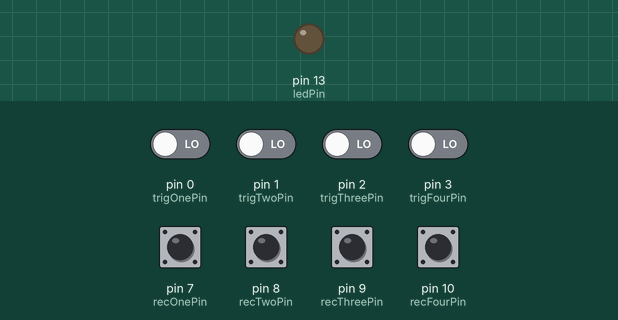
A sketch run on a simulated Arduino Uno, built for the host (arithmetic inside an expression is 32-bit, double 64-bit). On the bench: output pins drawn as LEDs (lit = HIGH). The inputs (shaded band) are chosen by the test bench; at power-on: pin 7 (recOnePin), pin 8 (recTwoPin), pin 9 (recThreePin), pin 10 (recFourPin) HIGH, pin 0 (trigOnePin), pin 1 (trigTwoPin), pin 2 (trigThreePin), pin 3 (trigFourPin) LOW.

Above: at 2.2 s.
2.3 s: pin 0 (trigOnePin) driven HIGH
At 2.7 s:
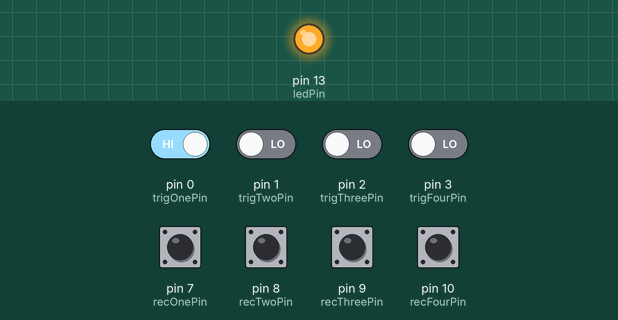
3.8 s: pin 0 (trigOnePin) driven LOW
At 5.0 s:
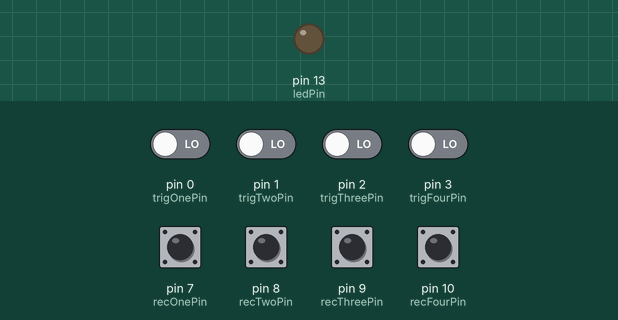
5.3 s: pin 1 (trigTwoPin) driven HIGH
At 6.2 s:
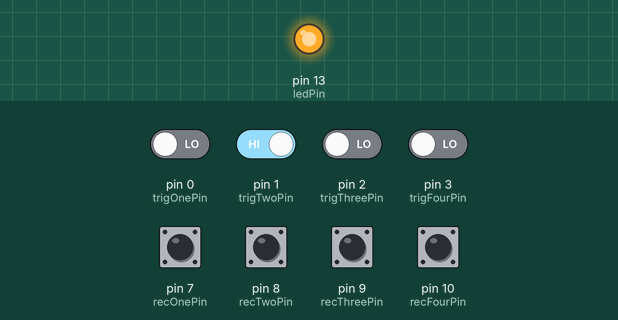
Timing chart, 0 to 8.3 s (numbered marks = the images above; inputs shaded):
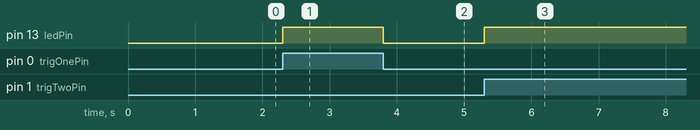

The sketch:

TestTrigs.ino
```cpp
//Sketch for testing whether the Trigger Inputs and Record Buttons
//are functioning properly

const int trigOnePin = 0;
const int trigTwoPin = 1;
const int trigThreePin = 2;
const int trigFourPin = 3;
const int recOnePin = 7;
const int recTwoPin = 8;
const int recThreePin = 9;
const int recFourPin = 10;
const int ledPin = 13;


void setup() {
  pinMode(trigOnePin, INPUT_PULLDOWN);
  pinMode(trigTwoPin, INPUT_PULLDOWN);
  pinMode(trigThreePin, INPUT_PULLDOWN);
  pinMode(trigFourPin, INPUT_PULLDOWN);

  pinMode(recOnePin, INPUT_PULLUP);
  pinMode(recTwoPin, INPUT_PULLUP);
  pinMode(recThreePin, INPUT_PULLUP);
  pinMode(recFourPin, INPUT_PULLUP);

  pinMode(ledPin, OUTPUT);

  delay(1000);
}

void loop() {
  if (digitalRead(trigOnePin)==HIGH) {
    digitalWrite(ledPin,HIGH);
    while (digitalRead(trigOnePin)==HIGH) {}
    digitalWrite(ledPin,LOW);
  } else if (digitalRead(trigTwoPin)==HIGH) {
    digitalWrite(ledPin,HIGH);
    while (digitalRead(trigTwoPin)==HIGH) {}
    digitalWrite(ledPin,LOW);
  } else if (digitalRead(trigThreePin)==HIGH) {
    digitalWrite(ledPin,HIGH);
    while (digitalRead(trigThreePin)==HIGH) {}
    digitalWrite(ledPin,LOW);
  } else if (digitalRead(trigFourPin)==HIGH) {
    digitalWrite(ledPin,HIGH);
    while (digitalRead(trigFourPin)==HIGH) {}
    digitalWrite(ledPin,LOW);
  } else if (digitalRead(recOnePin)==LOW) {        //Start RecPin ifs
    digitalWrite(ledPin,HIGH);
    while (digitalRead(recOnePin)==LOW) {}
    digitalWrite(ledPin,LOW);
  } else if (digitalRead(recTwoPin)==LOW) {
    digitalWrite(ledPin,HIGH);
    while (digitalRead(recTwoPin)==LOW) {}
    digitalWrite(ledPin,LOW);
  } else if (digitalRead(recThreePin)==LOW) {
    digitalWrite(ledPin,HIGH);
    while (digitalRead(recThreePin)==LOW) {}
    digitalWrite(ledPin,LOW);
  } else if (digitalRead(recFourPin)==LOW) {
    digitalWrite(ledPin,HIGH);
    while (digitalRead(recFourPin)==LOW) {}
    digitalWrite(ledPin,LOW);
  }
}
```

Measured:
- after the input at 2.3 s, pin 13 (ledPin): LOW → HIGH at once
- after the input at 3.8 s, pin 13 (ledPin): HIGH → LOW at once
- after the input at 5.3 s, pin 13 (ledPin): LOW → HIGH at once
